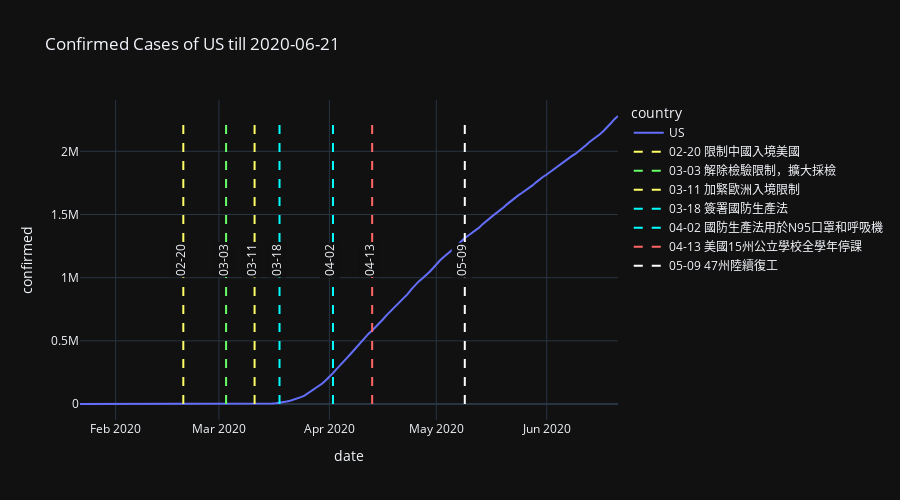

Notebook code cell kept with this figure:
### Markdown cell above
### 美國

### Code cell
events = [['02-20', '限制中國入境美國', color_1],
          ['03-03', '解除檢驗限制，擴大採檢', color_2],
          ['03-11', '加緊歐洲入境限制', color_1],
          ['03-18', '簽署國防生產法', color_3],
          ['04-02', '國防生產法用於N95口罩和呼吸機', color_3],
          ['04-13', '美國15州公立學校全學年停課', color_4],
          ['05-09', '47州陸續復工', color_6]]

plot_by_country('US', events)
plot_by_country2('US', events)
plot_by_country3('US', events)

### Figure 1 — Plotly figure (JSON) as saved in the notebook; plotly's stock layout.template omitted (floating-point values rounded to 4 significant figures; data arrays with more than 128 entries replaced by an {"elided": "..."} marker saying what was removed)
{"data": [{"hovertemplate": "country=US<br>date=%{x}<br>confirmed=%{y}<extra></extra>", "legendgroup": "US", "line": {"color": "#636efa", "dash": "solid"}, "mode": "lines", "name": "US", "orientation": "v", "showlegend": true, "type": "scatter", "x": {"elided": "152 str values"}, "xaxis": "x", "y": {"elided": "152 int values"}, "yaxis": "y"}, {"line": {"color": "#ffff66", "dash": "dash"}, "mode": "lines", "name": "02-20 限制中國入境美國", "type": "scatter", "x": ["2020-02-20", "2020-02-20"], "y": [0, 2279697]}, {"line": {"color": "#66ff66", "dash": "dash"}, "mode": "lines", "name": "03-03 解除檢驗限制，擴大採檢", "type": "scatter", "x": ["2020-03-03", "2020-03-03"], "y": [0, 2279697]}, {"line": {"color": "#ffff66", "dash": "dash"}, "mode": "lines", "name": "03-11 加緊歐洲入境限制", "type": "scatter", "x": ["2020-03-11", "2020-03-11"], "y": [0, 2279697]}, {"line": {"color": "#00ffff", "dash": "dash"}, "mode": "lines", "name": "03-18 簽署國防生產法", "type": "scatter", "x": ["2020-03-18", "2020-03-18"], "y": [0, 2279697]}, {"line": {"color": "#00ffff", "dash": "dash"}, "mode": "lines", "name": "04-02 國防生產法用於N95口罩和呼吸機", "type": "scatter", "x": ["2020-04-02", "2020-04-02"], "y": [0, 2279697]}, {"line": {"color": "#ff6666", "dash": "dash"}, "mode": "lines", "name": "04-13 美國15州公立學校全學年停課", "type": "scatter", "x": ["2020-04-13", "2020-04-13"], "y": [0, 2279697]}, {"line": {"color": "#ffffff", "dash": "dash"}, "mode": "lines", "name": "05-09 47州陸續復工", "type": "scatter", "x": ["2020-05-09", "2020-05-09"], "y": [0, 2279697]}], "layout": {"annotations": [{"bgcolor": "#101010", "showarrow": false, "text": "02-20", "textangle": -90, "x": "2020-02-19", "y": 1140000.0}, {"bgcolor": "#101010", "showarrow": false, "text": "03-03", "textangle": -90, "x": "2020-03-02", "y": 1140000.0}, {"bgcolor": "#101010", "showarrow": false, "text": "03-11", "textangle": -90, "x": "2020-03-10", "y": 1140000.0}, {"bgcolor": "#101010", "showarrow": false, "text": "03-18", "textangle": -90, "x": "2020-03-17", "y": 1140000.0}, {"bgcolor": "#101010", "showarrow": false, "text": "04-02", "textangle": -90, "x": "2020-04-01", "y": 1140000.0}, {"bgcolor": "#101010", "showarrow": false, "text": "04-13", "textangle": -90, "x": "2020-04-12", "y": 1140000.0}, {"bgcolor": "#101010", "showarrow": false, "text": "05-09", "textangle": -90, "x": "2020-05-08", "y": 1140000.0}], "height": 500, "legend": {"title": {"text": "country"}, "tracegroupgap": 0}, "title": {"text": "Confirmed Cases of US till 2020-06-21"}, "xaxis": {"anchor": "y", "domain": [0, 1], "title": {"text": "date"}}, "yaxis": {"anchor": "x", "domain": [0, 1], "title": {"text": "confirmed"}}}}
